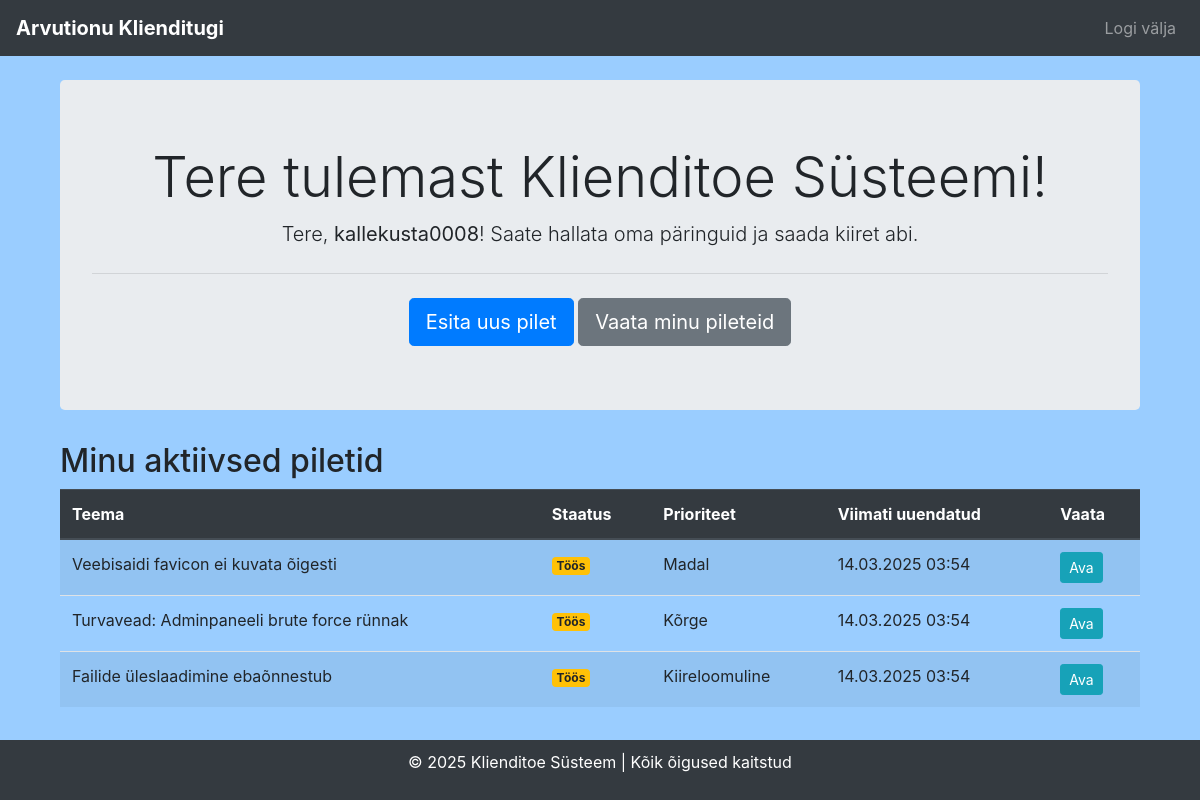
Screenshot of / (signed in) with the database file from the repository.
### tickets/models.py (models this page shows, shortened)
class Ticket(models.Model):
    user = models.ForeignKey(User, on_delete=models.CASCADE)
    subject = models.CharField(max_length=200)
    description = models.TextField()
    status = models.CharField(max_length=20, choices=STATUS_CHOICES, default='open')
    priority = models.CharField(max_length=20, choices=PRIORITY_CHOICES, default='medium')
    created_at = models.DateTimeField(auto_now_add=True)
    updated_at = models.DateTimeField(auto_now=True)

### tickets/views.py (the view)
# urls.py: 2. Add a URL to urlpatterns:  path('', views.home, name='home')
def home(request):
    tickets = Ticket.objects.filter(user=request.user) if request.user.is_authenticated else []
    return render(request, 'tickets/home.html', {'tickets': tickets, 'year': datetime.now().year})

### tickets/templates/tickets/home.html
{% extends 'base.html' %}
{% block content %}
<div class="container mt-4">
    <div class="jumbotron text-center">
        <h1 class="display-4">Tere tulemast Klienditoe Süsteemi!</h1>
        {% if user.is_authenticated %}
            <p class="lead">Tere, <strong>{{ user.username }}</strong>! Saate hallata oma päringuid ja saada kiiret abi.</p>
        {% else %}
            <p class="lead">Logige sisse ja looge päringuid, et saada kiireimat tuge.</p>
        {% endif %}
        <hr class="my-4">
        {% if user.is_authenticated %}
            <a class="btn btn-primary btn-lg" href="{% url 'create_ticket' %}" role="button">Esita uus pilet</a>
            <a class="btn btn-secondary btn-lg" href="{% url 'ticket_list' %}" role="button">Vaata minu pileteid</a>
        {% else %}
            <a class="btn btn-success btn-lg" href="{% url 'login' %}" role="button">Logi sisse</a>
        {% endif %}
    </div>
    {% if user.is_authenticated %}
        <h2>Minu aktiivsed piletid</h2>
        <table class="table table-striped">
            <thead class="thead-dark">
                <tr>
                    <th>Teema</th>
                    <th>Staatus</th>
                    <th>Prioriteet</th>
                    <th>Viimati uuendatud</th>
                    <th>Vaata</th>
                </tr>
            </thead>
            <tbody>
                {% for ticket in tickets %}
                    <tr>
                        <td>{{ ticket.subject }}</td>
                        <td><span class="badge badge-{% if ticket.status == 'open' %}danger{% elif ticket.status == 'in_progress' %}warning{% elif ticket.status == 'resolved' %}success{% else %}secondary{% endif %}">
                            {{ ticket.get_status_display }}
                        </span></td>
                        <td>{{ ticket.get_priority_display }}</td>
                        <td>{{ ticket.updated_at|date:"d.m.Y H:i" }}</td>
                        <td><a href="{% url 'ticket_detail' ticket.id %}" class="btn btn-info btn-sm">Ava</a></td>
                    </tr>
                {% empty %}
                    <tr>
                        <td colspan="5" class="text-center">Teil ei ole aktiivseid pileteid.</td>
                    </tr>
                {% endfor %}
            </tbody>
        </table>
    {% endif %}
</div>
{% endblock %}

### tickets/templates/base.html (style rules this page uses)
body { background-color: #9acdff; }

### rows the page displays
Ticket: subject "Veebisaidi favicon ei kuvata õigesti", status "Töös", priority "Madal", updated_at "14.03.2025 03:54"
Ticket: subject "Turvavead: Adminpaneeli brute force rünnak", status "Töös", priority "Kõrge", updated_at "14.03.2025 03:54"
Ticket: subject "Failide üleslaadimine ebaõnnestub", status "Töös", priority "Kiireloomuline", updated_at "14.03.2025 03:54"

### other values shown
{{ user.username }} "kallekusta0008"
